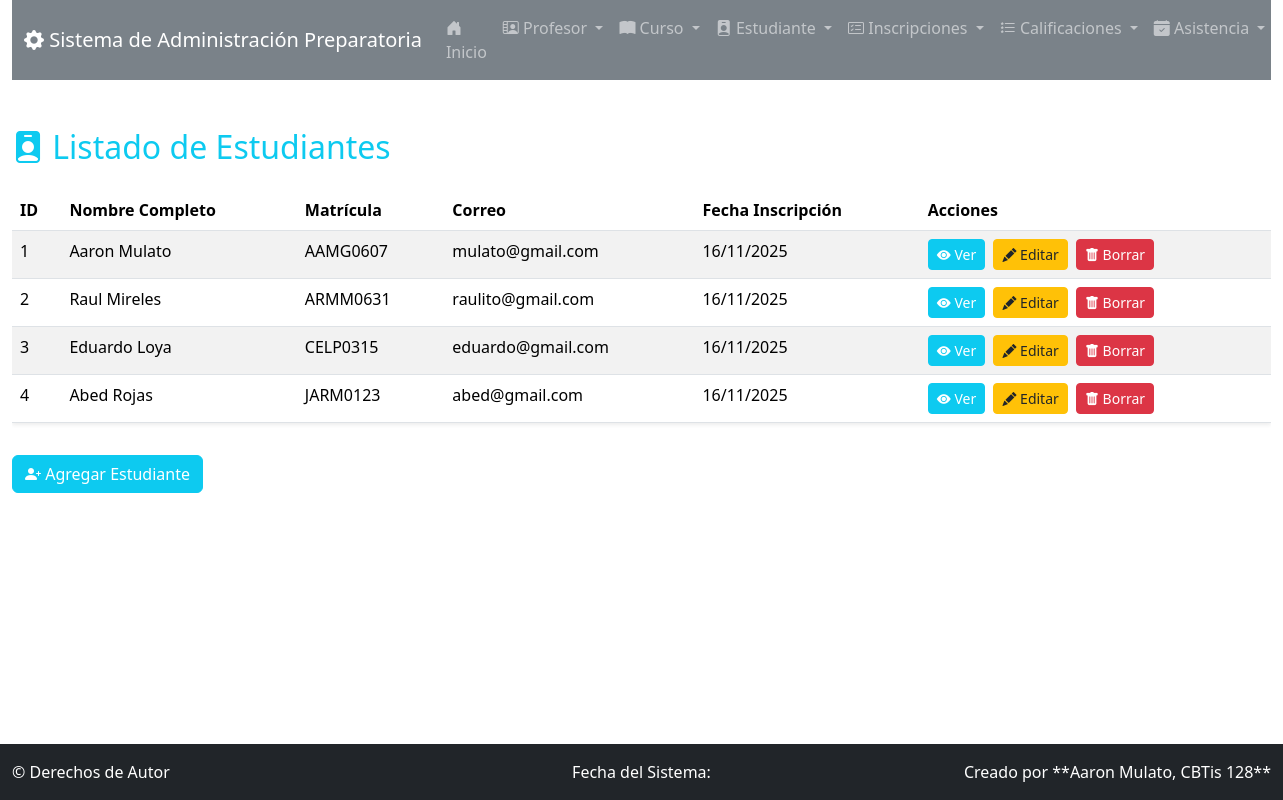
/estudiante/, run on the app's committed database.
### app_Preparatoria/models.py (models this page shows, shortened)
class Estudiante(models.Model):
    nombre_estudiante = models.CharField(max_length=50)
    apellido_estudiante = models.CharField(max_length=50)
    matricula = models.CharField(max_length=10, unique=True)
    correo_estudiante = models.EmailField(max_length=100)
    fecha_nacimiento = models.DateField()
    fecha_inscripcion = models.DateField(auto_now_add=True)
    cursos = models.ManyToManyField(Curso, through='Inscripcion', related_name="estudiantes_inscritos")

### app_Preparatoria/views.py (the view)
# urls.py: path('estudiante/', views.inicio_estudiante, name='ver_estudiante'),
def inicio_estudiante(request):
    estudiantes = Estudiante.objects.all()
    context = {'estudiantes': estudiantes}
    return render(request, 'estudiante/ver_estudiante.html', context)

### app_Preparatoria/templates/estudiante/ver_estudiante.html
{% extends 'base.html' %}
{% block content %}
<h2 class="mb-4 text-info"><i class="bi bi-person-badge-fill"></i> Listado de Estudiantes</h2>
<div class="table-responsive">
    <table class="table table-striped table-hover shadow-sm">
        <thead class="bg-dark text-white">
            <tr>
                <th>ID</th>
                <th>Nombre Completo</th>
                <th>Matrícula</th>
                <th>Correo</th>
                <th>Fecha Inscripción</th>
                <th>Acciones</th>
            </tr>
        </thead>
        <tbody>
            {% for estudiante in estudiantes %}
            <tr>
                <td>{{ estudiante.id }}</td>
                <td>{{ estudiante.nombre_estudiante }} {{ estudiante.apellido_estudiante }}</td>
                <td>{{ estudiante.matricula }}</td>
                <td>{{ estudiante.correo_estudiante }}</td>
                <td>{{ estudiante.fecha_inscripcion|date:"d/m/Y" }}</td>
                <td>
                    <a href="{% url 'ver_detalle_estudiante' estudiante.id %}" class="btn btn-sm btn-info text-white me-1"><i class="bi bi-eye-fill"></i> Ver</a>
                    <a href="{% url 'actualizar_estudiante' estudiante.id %}" class="btn btn-sm btn-warning text-dark me-1"><i class="bi bi-pencil-fill"></i> Editar</a>
                    <a href="{% url 'borrar_estudiante' estudiante.id %}" class="btn btn-sm btn-danger"><i class="bi bi-trash-fill"></i> Borrar</a>
                </td>
            </tr>
            {% empty %}
            <tr>
                <td colspan="6" class="text-center">No hay estudiantes registrados.</td>
            </tr>
            {% endfor %}
        </tbody>
    </table>
</div>
<div class="mt-3">
    <a href="{% url 'agregar_estudiante' %}" class="btn btn-info text-white"><i class="bi bi-person-plus-fill"></i> Agregar Estudiante</a>
</div>
{% endblock %}

### app_Preparatoria/templates/base.html (style rules this page uses)
:root { --bs-primary: #6c757d; --bs-secondary: #e9ecef; --bs-success: #20c997; --bs-info: #6610f2; }
body { padding-bottom: 60px; }

### data on the page
Estudiante: id "1", nombre_estudiante "Aaron", apellido_estudiante "Mulato", matricula "AAMG0607", correo_estudiante "mulato@gmail.com", fecha_inscripcion "16/11/2025"
Estudiante: id "2", nombre_estudiante "Raul", apellido_estudiante "Mireles", matricula "ARMM0631", correo_estudiante "raulito@gmail.com", fecha_inscripcion "16/11/2025"
Estudiante: id "3", nombre_estudiante "Eduardo", apellido_estudiante "Loya", matricula "CELP0315", correo_estudiante "eduardo@gmail.com", fecha_inscripcion "16/11/2025"
Estudiante: id "4", nombre_estudiante "Abed", apellido_estudiante "Rojas", matricula "JARM0123", correo_estudiante "abed@gmail.com", fecha_inscripcion "16/11/2025"
